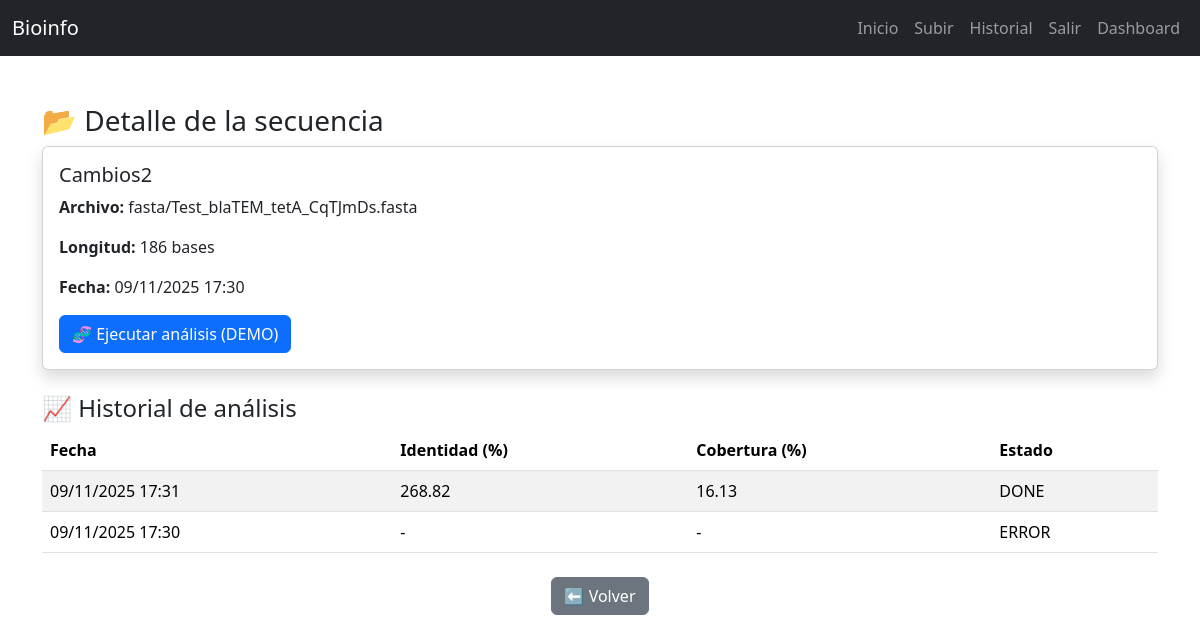
The page /seq/8/ (signed in) on the database its author committed.
### analisis/models.py (models this page shows, shortened)
class Sequence(models.Model):
    owner = models.ForeignKey(User, on_delete=models.CASCADE)
    name = models.CharField(max_length=200)
    fasta_file = models.FileField(upload_to="fasta/")
    length_bp = models.IntegerField(null=True, blank=True)
    created_at = models.DateTimeField(auto_now_add=True)

class AnalysisJob(models.Model):
    MODE_CHOICES = (("DEMO","DEMO"), ("REAL","REAL"))
    sequence = models.ForeignKey(Sequence, on_delete=models.CASCADE, related_name="jobs")
    mode = models.CharField(max_length=8, choices=MODE_CHOICES, default="DEMO")
    status = models.CharField(max_length=20, default="PENDING")  # PENDING/RUNNING/DONE/ERROR
    identity_pct = models.FloatField(null=True, blank=True)
    coverage_pct = models.FloatField(null=True, blank=True)
    raw_summary = models.TextField(null=True, blank=True)
    created_at = models.DateTimeField(auto_now_add=True)
    RISK_CHOICES = (('NONE','Sin riesgo'), ('LOW','Bajo'), ('MEDIUM','Moderado'), ('HIGH','Crítico'))
    risk_level = models.CharField(max_length=10, choices=RISK_CHOICES, default='NONE')

### analisis/views.py (the view)
# urls.py: path('seq/<int:pk>/', views.sequence_detail, name='sequence_detail'),
@login_required
def sequence_detail(request, pk):
    seq = get_object_or_404(Sequence, pk=pk, owner=request.user)
    jobs = seq.jobs.order_by('-created_at')
    return render(request, "analisis/detalle.html", {
        "seq": seq,
        "jobs": jobs
    })

### analisis/templates/analisis/detalle.html (shortened to what this page needs)
{% extends "analisis/base.html" %}
{% block content %}
<div class="container mt-5">
  <h3>📂 Detalle de la secuencia</h3>
  <div class="card mb-4 shadow">
    <div class="card-body">
      <h5>{{ seq.name }}</h5>
      <p><strong>Archivo:</strong> {{ seq.fasta_file.name }}</p>
      <p><strong>Longitud:</strong> {{ seq.length_bp|default:"-" }} bases</p>
      <p><strong>Fecha:</strong> {{ seq.created_at|date:"d/m/Y H:i" }}</p>
      <a href="{% url 'run_analysis' seq.pk %}" class="btn btn-primary">🧬 Ejecutar análisis (DEMO)</a>
    </div>
  </div>
  <h4>📈 Historial de análisis</h4>
  {% if jobs %}
  <table class="table table-striped">
    <thead>
      <tr>
        <th>Fecha</th>
        <th>Identidad (%)</th>
        <th>Cobertura (%)</th>
        <th>Estado</th>
      </tr>
    </thead>
    <tbody>
      {% for job in jobs %}
      <tr>
        <td>{{ job.created_at|date:"d/m/Y H:i" }}</td>
        <td>{{ job.identity_pct|default:"-" }}</td>
        <td>{{ job.coverage_pct|default:"-" }}</td>
        <td>{{ job.status }}</td>
      </tr>
      {% endfor %}
    </tbody>
  </table>
  {% else %}
  <p class="text-muted">Aún no hay análisis realizados.</p>
  {% endif %}
  <div class="text-center mt-4">
    <a href="{% url 'dashboard' %}" class="btn btn-secondary">⬅ Volver</a>
  </div>
</div>
{% endblock %}

### rows shown on the page
Sequence: name "Cambios2", fasta_file.name "fasta/Test_blaTEM_tetA_CqTJmDs.fasta", length_bp "186", created_at "09/11/2025 17:30"
AnalysisJob: created_at "09/11/2025 17:31", identity_pct "268.82", coverage_pct "16.13", status "DONE"
AnalysisJob: created_at "09/11/2025 17:30", identity_pct "-", coverage_pct "-", status "ERROR"
